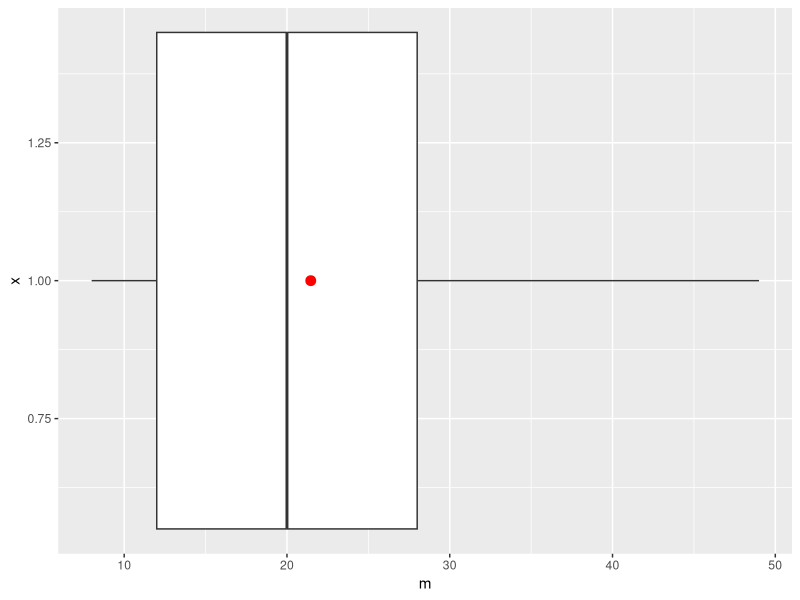

Source code (R):
library(tidyverse)
box_values = function(x)
{
  cat("Length: ", length(x), "\n")
  cat("Median: ", median(x), "\n")
  cat("Mean: ", mean(x), "\n")
  cat("Min: ", min(x), "\n")
  cat("Q1: ", quantile(x, 0.25, type = 6), "\n")
  cat("Q2: ", quantile(x, 0.50, type = 6), "\n")
  cat("Q3: ", quantile(x, 0.75, type = 6), "\n")
  cat("Max: ", max(x), "\n")
  cat("IQR: ", quantile(x, 0.75, type = 6) - quantile(x, 0.25, type = 6), "\n")
}

# This function takes the data set and manually calculates the parameters
# need for a boxplot, then feeds the values into the ggplot function. 
# I do this because I wanted the box plot to use quantile of type 6 and not the
# default quantile of type 7. This means that the output will be the same as 
# this YouTube video: https://youtu.be/mhaGAaL6Abw?si=6bqVt9vLwQi8eMwd
create_boxplot = function(y)
{
  df <- data.frame(
    x = 1,
    y0 = min(y),
    y25 = quantile(y, 0.25, type = 6), #quantile is type 6
    y50 = median(y),
    y75 = quantile(y, 0.75, type = 6), #quantile is type 6
    y100 = max(y),
    m = mean(y)
  )
  
  cat("Min: ", df$y0, "\n")
  cat("Q1: ", df$y25, "\n")
  cat("Median: ", df$y50, "\n")
  cat("Mean: ", df$m, "\n")
  cat("Q3: ", df$y75, "\n")
  cat("Max: ", df$y100, "\n")
  
  ggplot(df, aes(x)) +
    geom_boxplot(
      aes(ymin = y0, lower = y25, middle = y50, upper = y75, ymax = y100),
      stat = "identity")+
    geom_point(aes(y = m), colour = "red", size = 3) + 
    coord_flip()
}

box01 = read_csv("box01.csv")
summary(box01,quantile.type = 6) #quantile is type 6

#boxplot_with_average.png
create_boxplot(box01$value)

